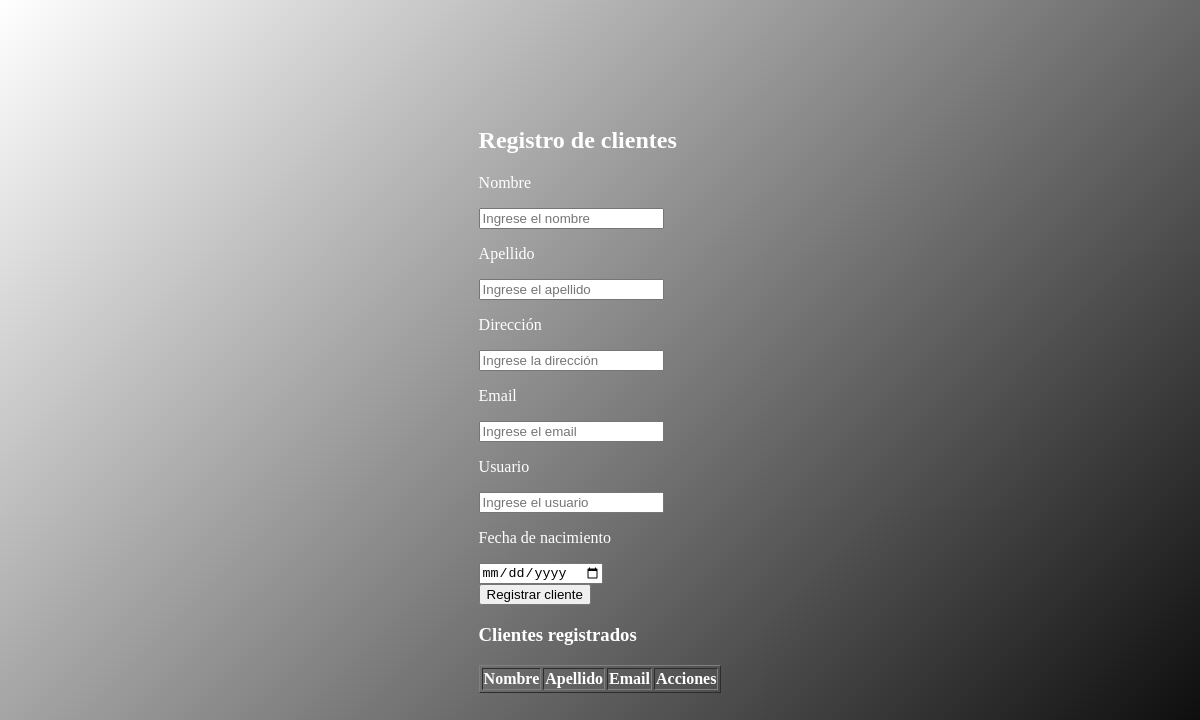
The page /view/Clientes/clientes_home.php on the database as committed earlier.
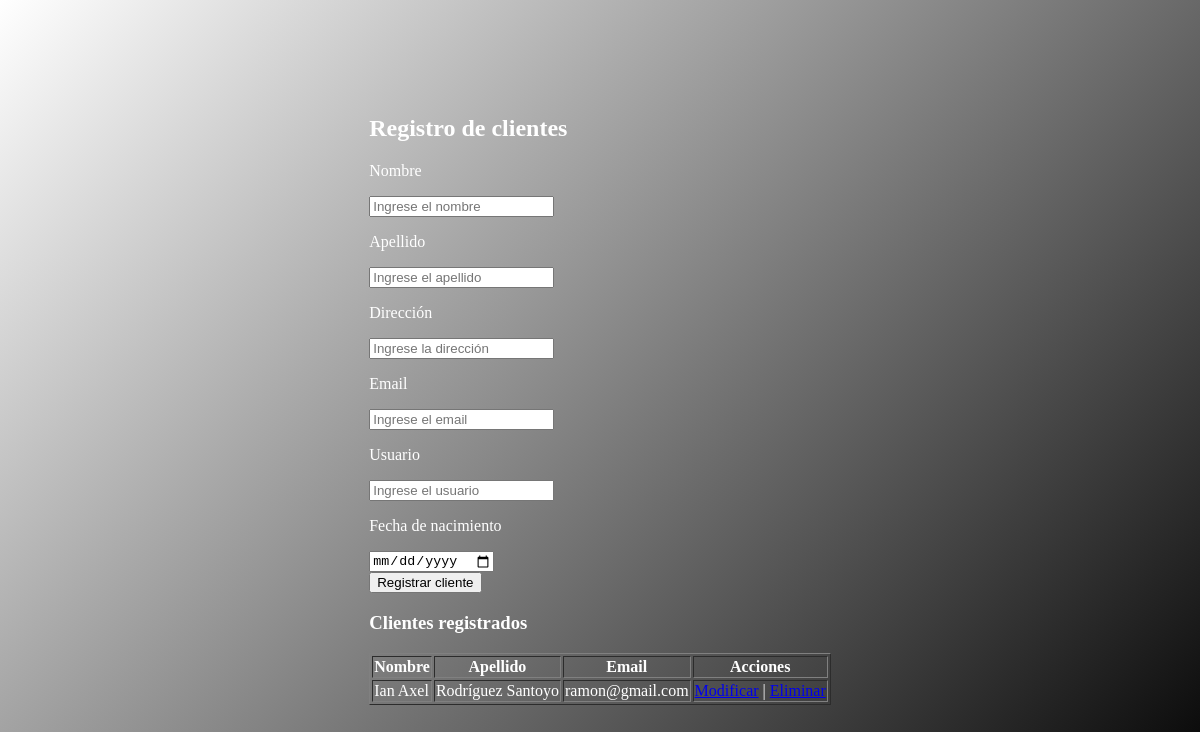
The same page on the database as committed later.
### tables this page shows
CREATE TABLE `cliente` (
  `id` int(11) NOT NULL,
  `nombre` varchar(45) NOT NULL,
  `apellido` varchar(45) NOT NULL,
  `direccion` varchar(100) NOT NULL,
  `email` varchar(45) NOT NULL,
  `usuario` varchar(45) NOT NULL,
  `fecha_nacimiento` date NOT NULL,
  `created_at` timestamp NOT NULL DEFAULT current_timestamp(),
  `updated_at` datetime DEFAULT NULL
);

### view/Clientes/clientes_home.php (the view, shortened to what this page needs)
<?php
include("../../config/connect.php");
$sql = "SELECT * FROM cliente";
$query = mysqli_query($conn, $sql);
?>
<!DOCTYPE html>
<html lang="en">
<head>
    <link rel="stylesheet" href="../../css/clientes.css">
</head>
<body>
    <section class="Login">
        <div class="registro">
            <h1>Registro de clientes</h1>
            <section>
                <form action="../../controllers/Clientes/insertClientes.php" method="POST" onsubmit="return validar()">
                <div>
                    <p>Nombre</p>
                    <input class="login" type="text" name="nombre" placeholder="Ingrese el nombre">
                </div>
                <div>
                    <p>Apellido</p>
                    <input class="login" type="text" name="apellido" placeholder="Ingrese el apellido">
                </div>
                <div>
                    <p>Dirección</p>
                    <input class="login" type="text" name="direccion" placeholder="Ingrese la dirección">
                </div>
                <div>
                    <p>Email</p>
                    <input class="login" type="text" name="email" placeholder="Ingrese el email">
                </div>
                <div>
                    <p>Usuario</p>
                    <input class="login" type="text" name="usuario" placeholder="Ingrese el usuario">
                </div>
                <div>
                <p>Fecha de nacimiento</p>
                    <input class="login" type="date" name="fecha_nacimiento" id="fecha_nacimiento" placeholder="Seleccione la fecha de nacimiento">
                </div>
                <button class="login" type = "submit" href ="../../controllers/Clientes/insertCliente.php">Registrar cliente</button>
                </form>
            </section>
            <section>
                <h1>Clientes registrados</h1>
                <table border="1" class="login">
                    <tr>
                        <th>Nombre</th>
                        <th>Apellido</th>
                        <th>Email</th>
                        <th>Acciones</th>
                    </tr>
                    <?php
                    while($row = mysqli_fetch_array($query)){
                        echo "<tr>";
                        echo "<td>" . $row["nombre"] . "</td>";
                        echo "<td>" . $row["apellido"] . "</td>";
                        echo "<td>" . $row["email"] . "</td>";
                        echo "<td>
                                <a href='updateCliente.php?id=" . $row["id"] . "'>Modificar</a> |
                                <a href='../../controllers/Clientes/deleteClientes.php?id=" . $row["id"] . "' onclick='return confirm(\"¿Seguro?\")'>Eliminar</a>
                              </td>";
                        echo "</tr>";
                    }
                    ?>
                </table>
            </section>
        </div>
    </section>
</body>
</html>

### css/clientes.css (style rules this page uses)
body { font-family: calibri; background: linear-gradient(135deg, #ffffff, #040404); height: 100vh; color: white; margin: 0; display: flex; justify-content: center; align-items: center; flex-direction: column; }

Rows that differ between the two databases and show on the page:
added cliente: nombre "Ian Axel", apellido "Rodríguez Santoyo", email "ramon@gmail.com"
